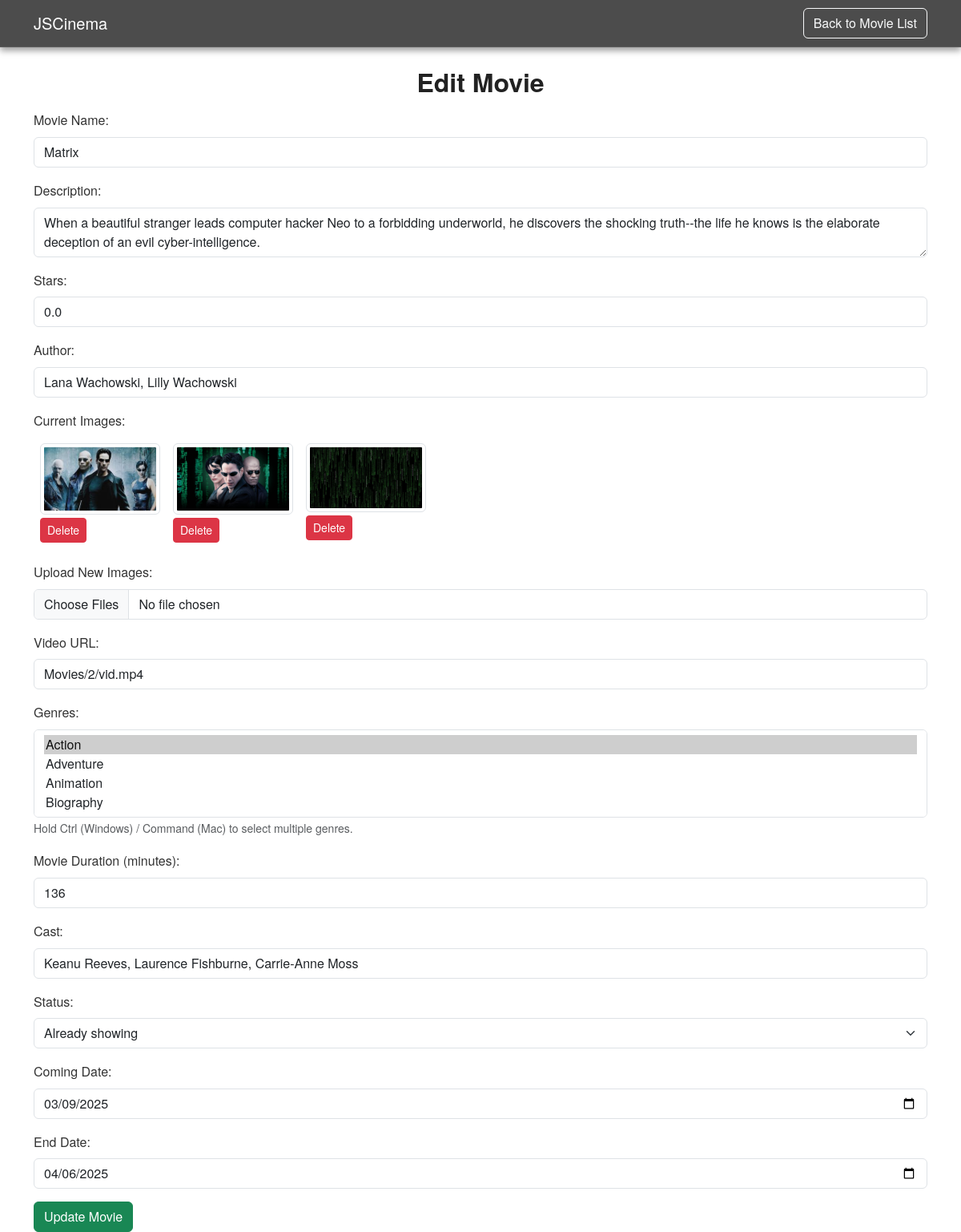
The page /edit_movie_admin.php?id=2 (signed in) on the database its author committed.
### tables this page shows
CREATE TABLE `movies` (
  `id` int(11) NOT NULL,
  `name` varchar(255) NOT NULL,
  `description` text DEFAULT NULL,
  `stars` decimal(3,1) DEFAULT NULL CHECK (`stars` between 0 and 10),
  `author` varchar(255) DEFAULT NULL,
  `video` varchar(255) DEFAULT NULL,
  `movie_duration` int(11) DEFAULT NULL CHECK (`movie_duration` > 0),
  `plays` text DEFAULT NULL,
  `status` varchar(255) DEFAULT NULL,
  `coming_date` date DEFAULT NULL,
  `end_date` date DEFAULT NULL,
  `created_at` timestamp NOT NULL DEFAULT current_timestamp(),
  `updated_at` timestamp NOT NULL DEFAULT current_timestamp() ON UPDATE current_timestamp()
);

CREATE TABLE `movie_images` (
  `id` int(11) NOT NULL,
  `movie_id` int(11) NOT NULL,
  `image_path` varchar(255) NOT NULL
);

### edit_movie_admin.php (the view, shortened to what this page needs)
<?php
require 'db_connection.php';
$movie_id = intval($_GET['id']);
$stmt = $conn->prepare("SELECT * FROM movies WHERE id = ?");
$stmt->bind_param("i", $movie_id);
$stmt->execute();
$result = $stmt->get_result();
$movie = $result->fetch_assoc();
$image_stmt = $conn->prepare("SELECT id, image_path FROM movie_images WHERE movie_id = ?");
$image_stmt->bind_param("i", $movie_id);
$image_stmt->execute();
$image_result = $image_stmt->get_result();
$images = $image_result->fetch_all(MYSQLI_ASSOC);
$genre_stmt = $conn->prepare("SELECT genre_id FROM movie_genres WHERE movie_id = ?");
$genre_stmt->bind_param("i", $movie_id);
$genre_stmt->execute();
$genre_result = $genre_stmt->get_result();
$selected_genres = [];
while ($row = $genre_result->fetch_assoc()) {
    $selected_genres[] = $row['genre_id'];
}
$genreSql = "SELECT * FROM genres";
$genreResult = $conn->query($genreSql);
?>
<!DOCTYPE html>
<html lang="en">
<head>
    <link href="https://cdn.jsdelivr.net/npm/bootstrap@5.3.3/dist/css/bootstrap.min.css" rel="stylesheet">
    <link rel="stylesheet" href="style.css">
</head>
<body>
<nav class="navbar navbar-dark bg-dark">
    <div class="container">
        <a class="navbar-brand" href="index.php">JSCinema</a>
        <a href="movie_admin.php" class="btn btn-outline-light">Back to Movie List</a>
    </div>
</nav>
<div class="container mt-4">
    <h2 class="text-center">Edit Movie</h2>
    <form method="POST" class="mt-3" enctype="multipart/form-data">
        <div class="mb-3">
            <label for="name" class="form-label">Movie Name:</label>
            <input type="text" id="name" name="name" class="form-control" value="<?php echo htmlspecialchars($movie['name']); ?>" required>
        </div>
        <div class="mb-3">
            <label for="description" class="form-label">Description:</label>
            <textarea id="description" name="description" class="form-control" required><?php echo htmlspecialchars($movie['description']); ?></textarea>
        </div>
        <div class="mb-3">
            <label for="stars" class="form-label">Stars:</label>
            <input type="text" id="stars" name="stars" class="form-control" value="<?php echo htmlspecialchars($movie['stars']); ?>" required>
        </div>
        <div class="mb-3">
            <label for="author" class="form-label">Author:</label>
            <input type="text" id="author" name="author" class="form-control" value="<?php echo htmlspecialchars($movie['author']); ?>" required>
        </div>
        <div class="mb-3">
            <label class="form-label">Current Images:</label>
            <div class="d-flex flex-wrap">
                <?php foreach ($images as $img): ?>
                    <div class="m-2">
                        <img src="<?php echo $img['image_path']; ?>" class="img-thumbnail" width="150">
                        <br>
                        <a href="delete_image.php?id=<?php echo $img['id']; ?>&movie_id=<?php echo $movie_id; ?>" class="btn btn-sm btn-danger mt-1">Delete</a>
                    </div>
                <?php endforeach; ?>
            </div>
        </div>
        <div class="mb-3">
            <label for="images" class="form-label">Upload New Images:</label>
            <input type="file" class="form-control" name="images[]" multiple>
        </div>
        <div class="mb-3">
            <label for="video" class="form-label">Video URL:</label>
            <input type="text" id="video" name="video" class="form-control" value="<?php echo $movie['video']; ?>">
        </div>
        <div class="mb-3">
            <label for="genre" class="form-label">Genres:</label>
            <select class="form-select select2" name="genre[]" multiple required>
                <?php while ($genre = $genreResult->fetch_assoc()): ?>
                    <option value="<?php echo $genre['id']; ?>" <?php echo in_array($genre['id'], $selected_genres) ? 'selected' : ''; ?>>
                        <?php echo htmlspecialchars($genre['name']); ?>
                    </option>
                <?php endwhile; ?>
            </select>
            <small class="text-muted">Hold Ctrl (Windows) / Command (Mac) to select multiple genres.</small>
        </div>
        <div class="mb-3">
            <label for="movie_duration" class="form-label">Movie Duration (minutes):</label>
            <input type="number" id="movie_duration" name="movie_duration" class="form-control" value="<?php echo $movie['movie_duration']; ?>" required>
        </div>
        <div class="mb-3">
            <label for="plays" class="form-label">Cast:</label>
            <input type="text" id="plays" name="plays" class="form-control" value="<?php echo htmlspecialchars($movie['plays']); ?>" required>
        </div>
        <div class="mb-3">
            <label for="status" class="form-label">Status:</label>
            <select class="form-select" name="status">
                <option value="already showing" <?php echo ($movie['status'] == 'already showing') ? 'selected' : ''; ?>>Already showing</option>
            </select>
        </div>
        <div class="mb-3">
            <label for="coming_date" class="form-label">Coming Date:</label>
            <input type="date" id="coming_date" name="coming_date" class="form-control" value="<?php echo $movie['coming_date']; ?>">
        </div>
        <div class="mb-3">
            <label for="end_date" class="form-label">End Date:</label>
            <input type="date" id="end_date" name="end_date" class="form-control" value="<?php echo $movie['end_date']; ?>">
        </div>
        <button type="submit" class="btn btn-success">Update Movie</button>
    </form>
</div>
</body>
</html>

### style.css (style rules this page uses)
body { font-family: "Helvetica Neue", Arial, sans-serif; font-size: 16px; line-height: 1.6; color: #333; }
h1, h2, h3, h4, h5, h6 { font-family: "Helvetica Neue", Arial, sans-serif; font-weight: bold; color: #222; }
.navbar { box-shadow: 0 4px 8px rgba(0, 0, 0, 0.4); z-index: 1000; background-color: rgba(0, 0, 0, 0.7) !important; backdrop-filter: blur(6px); border-bottom: 1px solid rgba(255,255,255,0.1); }

### rows shown on the page
movies: name "Matrix", description "When a beautiful stranger leads computer hacker Neo to a forbidding underworld, he discovers the shocking truth--the life he knows is the elaborate deception of an evil cyber-intelligence.", stars "0.0", author "Lana Wachowski, Lilly Wachowski", video "Movies/2/vid.mp4", movie_duration "136", plays "Keanu Reeves, Laurence Fishburne, Carrie-Anne Moss", status "Already showing", coming_date "03/09/2025", end_date "04/06/2025"
movie_images: image_path (picture)
movie_images: image_path (picture)
movie_images: image_path (picture)

### other values the page prints
form field value "Action ☑ / Adventure / Animation / Biography"
